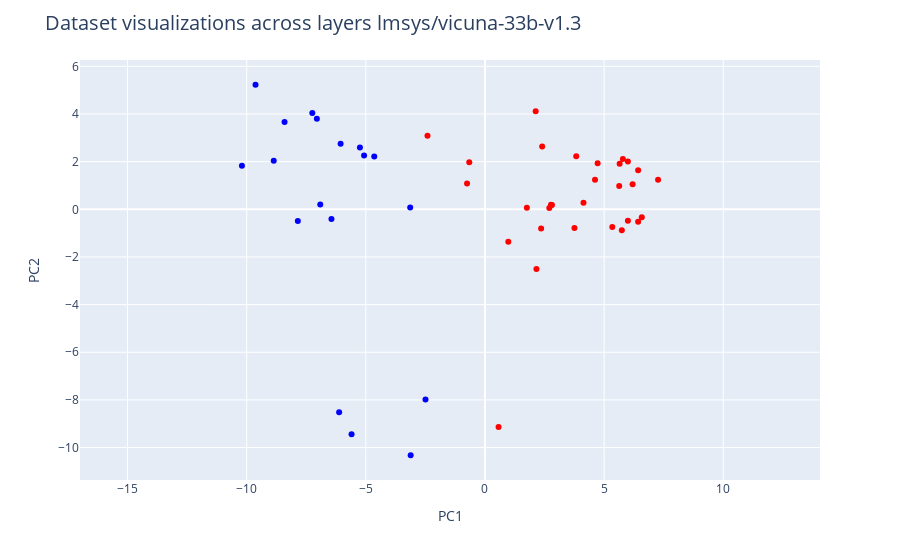

Notebook source saved alongside this figure:
### Code cell
from nrk.geometry.visualization_utils_modify import *
from plotly.subplots import make_subplots
from nrk.geometry.generate_acts import get_acts
#*************************

#注意查询attn和mlp的区别
#(layer = 10,pattern = 'attn')表示查询第10层输入，即第9层输出。(layer = 10,pattern = 'mlp')表示查询第10层mlp的输出
#pattern = 'attn'： layer 0~61
#pattern = 'mlp'： layer 0~59

#************************
layer = 36

fig = TruthData.from_datasets(
    ["typeofthing"],
    r,
    cxt_len,
    batch_size = batch_size,
    model_size = model_name,
    layer=layer,
    start=k_shot, 
    end=nrows,
    pattern = 'mlp',
    device=device
).plot(
    dimensions=2, # 3 dimensions also supported
    dim_offset=0, # increase if you want to ignore the first few PCs
    color='label',
    # if you don't want to plot and do PCA on all datasets:
    # plot_datasets = [ list of datasets to plot here ],
    # pca_datasets = [ list of datasets to use for PCA here]
)

fig.update_layout(
    title = {
        'text' : f"Dataset visualizations across layers {model_name}",
        'font' : {'size' : 20},
    }
)

fig.show()

### Figure 1 — Plotly figure (JSON) as saved in the notebook; plotly's stock layout.template omitted (floating-point values rounded to 4 significant figures)
{"data": [{"hovertemplate": "<b>%{hovertext}</b><br><br>PC1=%{x}<br>PC2=%{y}<br>label=%{marker.color}<extra></extra>", "hovertext": ["< Jennifer has a bus. Helen has a rabbit. George has blackberries. >. Does Jennifer have a kind of vehicle? Yes", "< Mark has a guitar. George has a watermelon. Ronald has a taxi. >. Does Mark own a kind of vehicle? No", "< Kenneth has beer. Deborah has a uniform. John has a revolver. >. Does Kenneth possess a kind of clothing? No", "< Elizabeth has a guitar. William has a taxi. Edward has a banana. >. Does William possess a kind of vehicle? Yes", "< Mary has shoes. Susan has a guitar. Dorothy has blackberries. >. Does Susan possess a kind of clothing? No", "< Linda has a pineapple. Jeff has beer. Paul has a cannon. >. Does Paul have a kind of fruit? No", "< Sandra has blueberries. Nancy has a bee. John has a lion. >. Does Nancy own a kind of animal? No", "< Sharon has underwear. Daniel has a papaya. Paul has spaghetti. >. Does Paul own a kind of food? Yes", "< William has a grenade. Donald has a cow. Robert has pants. >. Does William own a kind of weapon? Yes", "< Barbara has a shirt. Betty has vodka. Margaret has a football. >. Does Barbara have a kind of drink? No", "< Thomas has a goat. Patricia has T-shirt. Charles has a burger. >. Does Patricia own a kind of clothing? Yes", "< Elizabeth has a baseball. Barbara has a jeep. Dorothy has a gorilla. >. Does Barbara possess a kind of vehicle? Yes", "< Maria has a guitar. David has a donkey. Joseph has a burger. >. Does Joseph possess a kind of musical instrument? No", "< Linda has a costume. Dorothy has a rabbit. Robert has a basketball. >. Does Robert own a kind of clothing? No", "< Elizabeth has a car. James has a violin. Donna has coffee. >. Does Elizabeth possess a kind of drink? No", "< Ronald has a monkey. Barbara has a revolver. Laura has a burger. >. Does Laura possess a kind of animal? No", "< Charles has a baseball. Michael has a beetle. Lisa has blackberries. >. Does Michael own a kind of insect? Yes", "< Charles has a papaya. Maria has a revolver. Nancy has a costume. >. Does Maria own a kind of weapon? Yes", "< Edward has jeans. Brian has a rifle. William has wine. >. Does William possess a kind of weapon? No", "< Linda has a pig. Dorothy has a sweater. Maria has a dog. >. Does Dorothy own a kind of clothing? Yes", "< Linda has a gun. Karen has a basketball. Patricia has whiskey. >. Does Karen own a kind of sport? Yes", "< Patricia has a horse. Joseph has underwear. Charles has a football. >. Does Charles have a kind of sport? Yes", "< Ronald has soda. Anthony has a car. John has a deer. >. Does Anthony own a kind of vehicle? Yes", "< Michelle has pizza. Margaret has a rabbit. Dorothy has shoes. >. Does Dorothy own a kind of clothing? Yes", "< Nancy has a monkey. Jeff has a papaya. Christopher has a basketball. >. Does Jeff possess a kind of fruit? Yes", "< Brian has a piano. Robert has a uniform. Barbara has a handgun. >. Does Barbara possess a kind of weapon? Yes", "< Deborah has a lion. Betty has meat. John has a gorilla. >. Does Betty possess a kind of food? Yes", "< Daniel has a uniform. Kenneth has a revolver. Ruth has an apple. >. Does Kenneth possess a kind of fruit? No", "< James has a guitar. Dorothy has a gun. Charles has a goose. >. Does Charles own a kind of weapon? No", "< David has a rifle. Edward has a uniform. James has whiskey. >. Does David have a kind of clothing? No", "< Christopher has a lemon. Carol has a cannon. Edward has a tiger. >. Does Carol own a kind of fruit? No", "< Linda has a banana. Mark has a mosquito. Anthony has a cow. >. Does Anthony own a kind of animal? Yes", "< Jeff has a guitar. Maria has jeans. Thomas has a bee. >. Does Maria possess a kind of clothing? Yes", "< Susan has a shotgun. Charles has cake. Deborah has a jersey. >. Does Susan own a kind of weapon? Yes", "< Deborah has a pistol. Nancy has a jersey. Thomas has underwear. >. Does Deborah possess a kind of weapon? Yes", "< Patricia has a monkey. Mary has pizza. George has trousers. >. Does Patricia have a kind of animal? Yes", "< Kimberly has jeans. George has a handgun. Linda has a beetle. >. Does Kimberly possess a kind of insect? No", "< Ruth has a goat. Linda has a piano. Brian has a watermelon. >. Does Ruth have a kind of fruit? No", "< Susan has a jeep. Deborah has a pig. Sharon has a handgun. >. Does Deborah possess a kind of animal? Yes", "< Laura has a cannon. Kenneth has trousers. Daniel has a basketball. >. Does Kenneth own a kind of weapon? No", "< Betty has spaghetti. Steven has a shotgun. Laura has grapes. >. Does Betty have a kind of food? Yes", "< Nancy has a basketball. James has a beetle. Deborah has a horse. >. Does Deborah own a kind of animal? Yes", "< Kenneth has meat. Susan has an apricot. Charles has a handgun. >. Does Kenneth have a kind of food? Yes", "< Carol has a peach. Steven has a sweater. Sarah has a cannon. >. Does Steven possess a kind of clothing? Yes", "< Lisa has a taxi. Kevin has a monkey. Jennifer has a lime. >. Does Lisa own a kind of vehicle? Yes", "< Maria has wine. Betty has shoes. Michelle has a jacket. >. Does Maria possess a kind of drink? Yes", "< Barbara has spaghetti. Margaret has a cocktail. John has a banana. >. Does John possess a kind of fruit? Yes", "< Barbara has a cat. Kimberly has a taxi. William has cake. >. Does Barbara possess a kind of animal? Yes"], "legendgroup": "", "marker": {"color": [0, 1, 1, 0, 1, 1, 1, 0, 0, 1, 0, 0, 1, 1, 1, 1, 0, 0, 1, 0, 0, 0, 0, 0, 0, 0, 0, 1, 1, 1, 1, 0, 0, 0, 0, 0, 1, 1, 0, 1, 0, 0, 0, 0, 0, 0, 0, 0], "coloraxis": "coloraxis", "symbol": "circle"}, "mode": "markers", "name": "", "orientation": "v", "showlegend": false, "type": "scatter", "x": [2.356, -6.912, -9.629, 2.771, -7.246, -5.599, -6.444, 3.83, 5.788, -3.119, 2.128, -2.413, -8.411, -8.865, -7.854, -4.646, 5.998, 2.81, -6.059, 5.652, -0.7526, 4.135, -0.6584, 2.4, 3.755, 2.7, 1.759, -5.073, -5.249, -6.12, -3.139, 0.9794, 4.619, 5.744, 5.343, 5.634, -7.056, -2.496, 2.159, -10.2, 6.428, 6.196, 0.5698, 4.728, 7.265, 6.581, 5.998, 6.429], "xaxis": "x", "y": [-0.8091, 0.2024, 5.227, 0.1945, 4.045, -9.446, -0.4022, 2.224, 2.114, -10.32, 4.115, 3.088, 3.664, 2.041, -0.4954, 2.22, 2.002, 0.1781, 2.753, 1.912, 1.084, 0.2705, 1.972, 2.634, -0.7836, 0.05695, 0.06636, 2.255, 2.59, -8.514, 0.08049, -1.364, 1.241, -0.8844, -0.7384, 0.973, 3.8, -7.986, -2.501, 1.825, -0.5222, 1.051, -9.141, 1.932, 1.242, -0.3389, -0.4824, 1.643], "yaxis": "y"}], "layout": {"coloraxis": {"colorbar": {"title": {"text": "label"}}, "colorscale": [[0, "rgb(255,0,0)"], [1, "rgb(0,0,255)"]], "showscale": false}, "legend": {"tracegroupgap": 0}, "margin": {"t": 60}, "title": {"font": {"size": 20}, "text": "Dataset visualizations across layers lmsys/vicuna-33b-v1.3"}, "xaxis": {"anchor": "y", "domain": [0, 1], "title": {"text": "PC1"}}, "yaxis": {"anchor": "x", "domain": [0, 1], "scaleanchor": "x", "scaleratio": 1, "title": {"text": "PC2"}}}}
